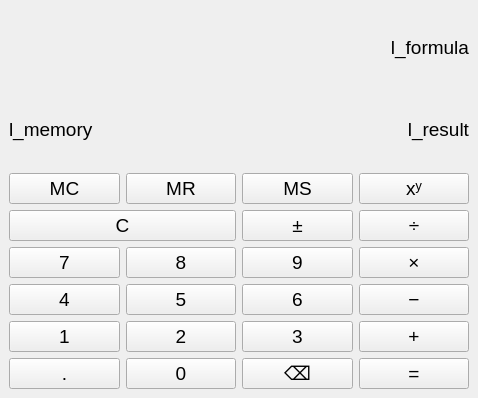
<?xml version="1.0" encoding="UTF-8"?>
<ui version="4.0">
 <class>MainWindow</class>
 <widget class="QMainWindow" name="MainWindow">
  <property name="geometry">
   <rect>
    <x>0</x>
    <y>0</y>
    <width>478</width>
    <height>398</height>
   </rect>
  </property>
  <property name="sizePolicy">
   <sizepolicy hsizetype="Preferred" vsizetype="Preferred">
    <horstretch>0</horstretch>
    <verstretch>0</verstretch>
   </sizepolicy>
  </property>
  <property name="font">
   <font>
    <pointsize>14</pointsize>
   </font>
  </property>
  <property name="windowTitle">
   <string>Калькулятор</string>
  </property>
  <widget class="QWidget" name="centralwidget">
   <property name="sizePolicy">
    <sizepolicy hsizetype="Expanding" vsizetype="Expanding">
     <horstretch>0</horstretch>
     <verstretch>0</verstretch>
    </sizepolicy>
   </property>
   <property name="autoFillBackground">
    <bool>false</bool>
   </property>
   <layout class="QGridLayout" name="gridLayout">
    <item row="0" column="3">
     <widget class="QLabel" name="l_formula">
      <property name="text">
       <string>l_formula</string>
      </property>
      <property name="alignment">
       <set>Qt::AlignRight|Qt::AlignTrailing|Qt::AlignVCenter</set>
      </property>
     </widget>
    </item>
    <item row="1" column="0">
     <widget class="QLabel" name="l_memory">
      <property name="text">
       <string>l_memory</string>
      </property>
     </widget>
    </item>
    <item row="1" column="3">
     <widget class="QLabel" name="l_result">
      <property name="text">
       <string>l_result</string>
      </property>
      <property name="alignment">
       <set>Qt::AlignRight|Qt::AlignTrailing|Qt::AlignVCenter</set>
      </property>
     </widget>
    </item>
    <item row="2" column="0">
     <widget class="QPushButton" name="btn_mem_clear">
      <property name="text">
       <string>MC</string>
      </property>
     </widget>
    </item>
    <item row="2" column="1">
     <widget class="QPushButton" name="btn_mem_read">
      <property name="text">
       <string>MR</string>
      </property>
     </widget>
    </item>
    <item row="2" column="2">
     <widget class="QPushButton" name="btn_mem_save">
      <property name="text">
       <string>MS</string>
      </property>
     </widget>
    </item>
    <item row="2" column="3">
     <widget class="QPushButton" name="btn_pow">
      <property name="text">
       <string>xʸ</string>
      </property>
     </widget>
    </item>
    <item row="3" column="2">
     <widget class="QPushButton" name="btn_invert">
      <property name="text">
       <string>±</string>
      </property>
     </widget>
    </item>
    <item row="3" column="3">
     <widget class="QPushButton" name="btn_divide">
      <property name="text">
       <string>÷</string>
      </property>
     </widget>
    </item>
    <item row="4" column="0">
     <widget class="QPushButton" name="btn_7">
      <property name="text">
       <string>7</string>
      </property>
     </widget>
    </item>
    <item row="4" column="1">
     <widget class="QPushButton" name="btn_8">
      <property name="text">
       <string>8</string>
      </property>
     </widget>
    </item>
    <item row="4" column="2">
     <widget class="QPushButton" name="btn_9">
      <property name="text">
       <string>9</string>
      </property>
     </widget>
    </item>
    <item row="4" column="3">
     <widget class="QPushButton" name="btn_multiply">
      <property name="text">
       <string>×</string>
      </property>
     </widget>
    </item>
    <item row="5" column="0">
     <widget class="QPushButton" name="btn_4">
      <property name="text">
       <string>4</string>
      </property>
     </widget>
    </item>
    <item row="5" column="1">
     <widget class="QPushButton" name="btn_5">
      <property name="text">
       <string>5</string>
      </property>
     </widget>
    </item>
    <item row="5" column="2">
     <widget class="QPushButton" name="btn_6">
      <property name="text">
       <string>6</string>
      </property>
     </widget>
    </item>
    <item row="5" column="3">
     <widget class="QPushButton" name="btn_minus">
      <property name="text">
       <string>−</string>
      </property>
     </widget>
    </item>
    <item row="6" column="0">
     <widget class="QPushButton" name="btn_1">
      <property name="text">
       <string>1</string>
      </property>
     </widget>
    </item>
    <item row="6" column="1">
     <widget class="QPushButton" name="bnt_2">
      <property name="text">
       <string>2</string>
      </property>
     </widget>
    </item>
    <item row="6" column="2">
     <widget class="QPushButton" name="btn_3">
      <property name="text">
       <string>3</string>
      </property>
     </widget>
    </item>
    <item row="6" column="3">
     <widget class="QPushButton" name="btn_plus">
      <property name="text">
       <string>+</string>
      </property>
     </widget>
    </item>
    <item row="7" column="0">
     <widget class="QPushButton" name="btn_dot">
      <property name="text">
       <string>.</string>
      </property>
     </widget>
    </item>
    <item row="7" column="1">
     <widget class="QPushButton" name="btn_0">
      <property name="text">
       <string>0</string>
      </property>
     </widget>
    </item>
    <item row="7" column="2">
     <widget class="QPushButton" name="btn_delite">
      <property name="text">
       <string>⌫</string>
      </property>
     </widget>
    </item>
    <item row="7" column="3">
     <widget class="QPushButton" name="btn_result">
      <property name="text">
       <string>=</string>
      </property>
     </widget>
    </item>
    <item row="3" column="0" colspan="2">
     <widget class="QPushButton" name="btn_clear">
      <property name="text">
       <string>C</string>
      </property>
     </widget>
    </item>
   </layout>
  </widget>
 </widget>
 <resources/>
 <connections/>
</ui>
